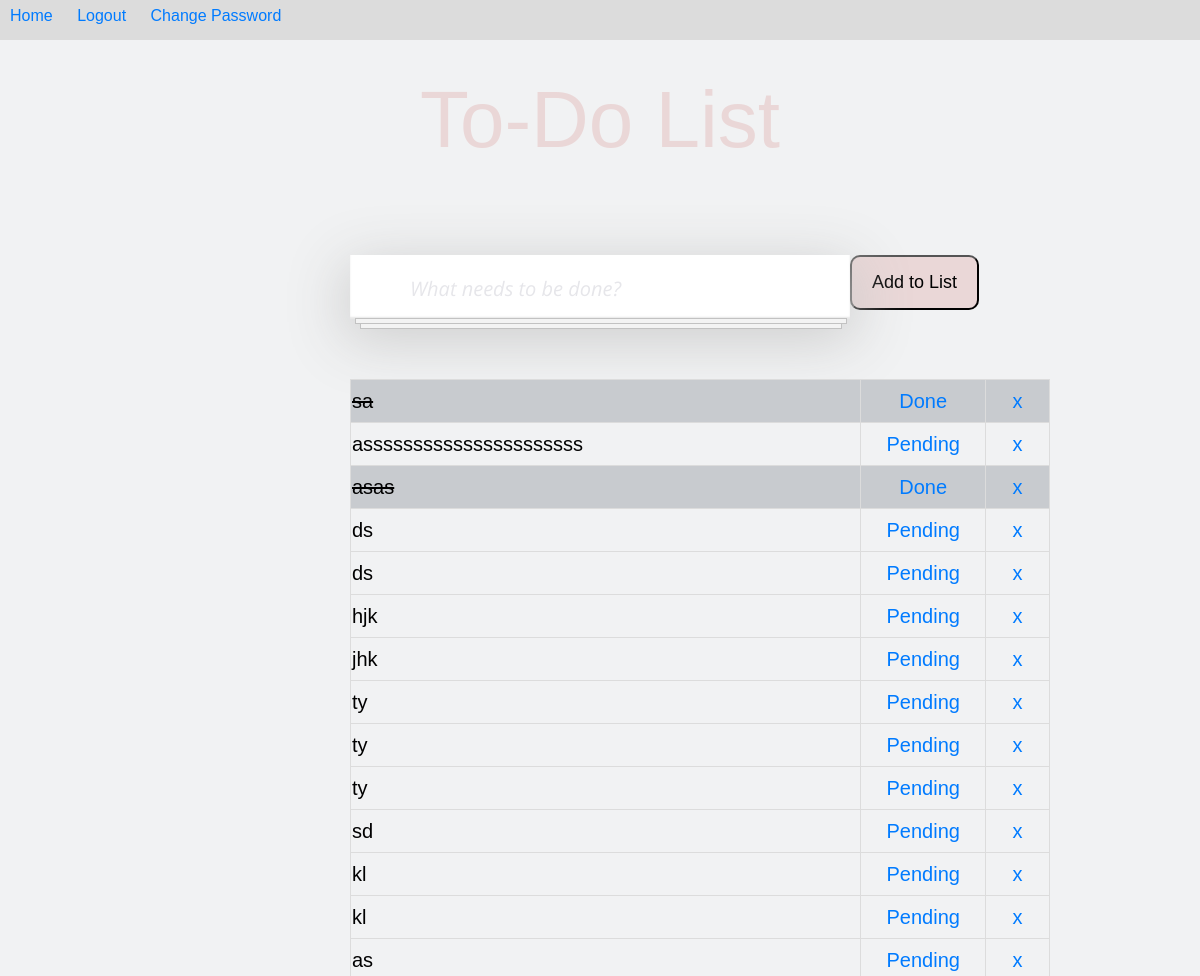
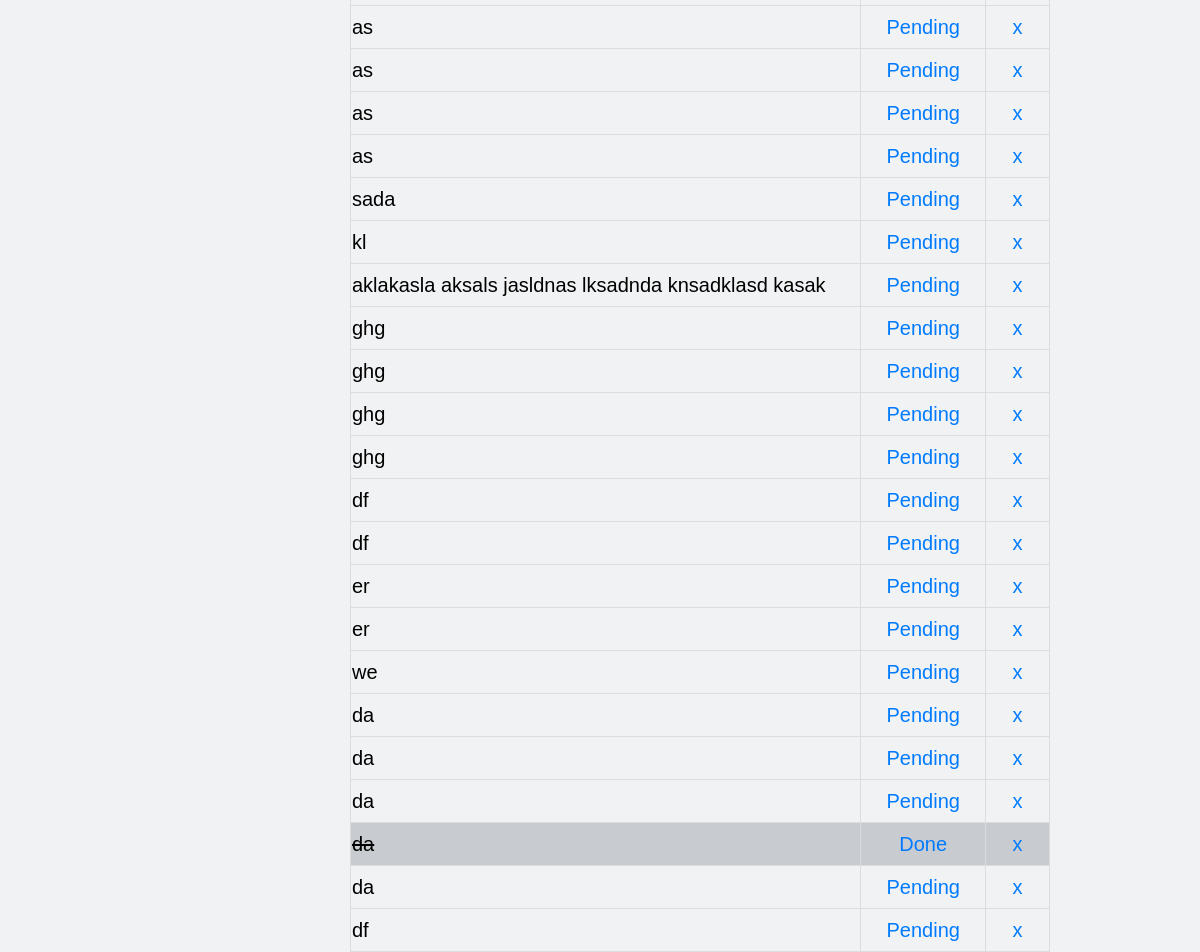
The app's page /home/ (signed in) with its own data (2 pictures, top to bottom).
### todo_app/models.py (models this page shows, shortened)
class List(models.Model):
    item = models.CharField(max_length=200)
    completed = models.BooleanField(default=False)
    user_id = models.ForeignKey(User, on_delete=models.CASCADE, null=True)
    created_date = models.DateField(default=date.today)

### todo_app/views.py (the view)
# urls.py: path('home/', views.home, name="home"),
@login_required(login_url='login')
def home(request):
    if request.method == 'POST':
        form = ListForm(request.POST or None)
        if form.is_valid():
            instance = form.save(commit=False)
            instance.user_id = request.user
            instance.save()
            all_items = List.objects.filter(user_id=request.user)
            messages.success(request, 'Item just has been added! ;)', extra_tags='items')
            return render(request, 'home.html', {'all_items': all_items})
    else:
        all_items = List.objects.filter(user_id=request.user)
        return render(request, 'home.html', {'all_items': all_items})

### todo_app/templates/home.html (shortened to what this page needs)
{% load static %}
<html lang="en">
<head>
  <title>To-Do List</title><link href="{% static 'css/todo.css' %}" type="text/css" rel="stylesheet">
</head>
<body>
<header>
    <div>
    <nav class="nav">
        <a class="nav-item" href="{% url 'home' %}">Home</a>
        <a class="nav-item" href="{% url 'logout' %}">Logout</a>
        <a class="nav-item" href="{% url 'change_password' %}">Change Password</a>
        </nav>
    </div>
</header>
  <div class="todo-wrapper">
    <div class="todo">
      <div class="todo-logo">To-Do List</div>
      <form method="post">
      <button class="add-btn" type="submit">Add to List</button>
      <div class="todo-task">
        <input class="todo-task-input" type="search" placeholder="What needs to be done?" name="item">
      </div>
      </form>
    </div>
      <br>
      <table class="container">
          {% if all_items %}
              {% for things in all_items %}
                {% if things.completed %}
            <tr class="table-secondary">
                <td class="striker">{{ things.item }}</td>
                <td class="status"><center><a href="{% url 'uncross' things.id %}">Done</a></center></td>
                <td class="cross"><center><a href="{% url 'delete' things.id %}">x</a></center></td>
            </tr>
            {% else %}
            <tr>
                <td class="norm">{{ things.item }}</td>
                <td class="status"><center><a href="{% url 'cross_off' things.id %}">Pending</a></center></td>
                <td class="cross"><center><a href="{% url 'delete' things.id %}">x</a></center></td>
            </tr>
                {% endif %}
            {% endfor %}
        {% endif %}
      </table>
  </div>
</body>
</html>

### todo_app/static/css/todo.css (style rules this page uses)
body { margin:0; font-family: Arial; line-height:2; }
a { color:#007bff; text-decoration:none; background-color:transparent }
.todo-wrapper { max-width: 500px; margin: 0 auto; font-size: 20px; }
.todo-task { display: flex; flex-wrap: wrap; box-shadow: 0 15px 60px 5px #ccc; position: relative; }
.todo-task::before { content: ''; position: absolute; width: 98%; height: 4px; background: #f3f3f3; bottom: -5px; left: 1%; border: 1px solid #C2C2C2; z-index: 2; }
.todo-task::after { content: ''; position: absolute; width: 96%; height: 4px; background: #f3f3f3; bottom: -10px; left: 2%; border: 1px solid #C2C2C2; z-index: 1; }
.todo-task-input { box-shadow: inset 0 -2px 2px 0 #E6E6E6; }
div, input { flex-basis: 100%; }
.todo-logo { text-align: center; font-size: 80px; color: #EAD7D7; }
input { padding: 20px 20px 17px 60px; font-size: 20px; line-height: 20px; border: none; outline: none; font-family: 'Open Sans', sans-serif; }
.add-btn { padding: 15px 20px; border-radius : 10px; color: black; background-color: #EAD7D7; font-size: 18px; position: relative; left : 500px; top : 55px; }
body { background-color: #f1f2f3; }
table, td, th { border: 1px solid #DCDCDC; }
table { position: relative; left : 400px; border-collapse: collapse; font-size: 20px; line-height:2; }
.table-secondary { background-color: #c8cbcf; }
.striker { text-decoration: line-through; width :500px; }
.nav { background-color: #DCDCDC; height : 40px; }
.nav-item { height : 20px; padding : 10px ; }
.norm { width :500px; }
.status { width : 120px; }
.cross { width:60px; }
.container { position: relative; left : 0; width: 700px; }

### records on screen
List: item "sa"
List: item "assssssssssssssssssssss"
List: item "asas"
List: item "ds"
List: item "ds"
List: item "hjk"
List: item "jhk"
List: item "ty"
List: item "ty"
List: item "ty"
List: item "sd"
List: item "kl"
List: item "kl"
List: item "as"
List: item "as"
List: item "as"
List: item "as"
List: item "as"
List: item "sada"
List: item "kl"
List: item "aklakasla aksals jasldnas lksadnda knsadklasd kasak"
List: item "ghg"
List: item "ghg"
List: item "ghg"
List: item "ghg"
List: item "df"
List: item "df"
List: item "er"
List: item "er"
List: item "we"
List: item "da"
List: item "da"
List: item "da"
List: item "da"
List: item "da"
List: item "df"
